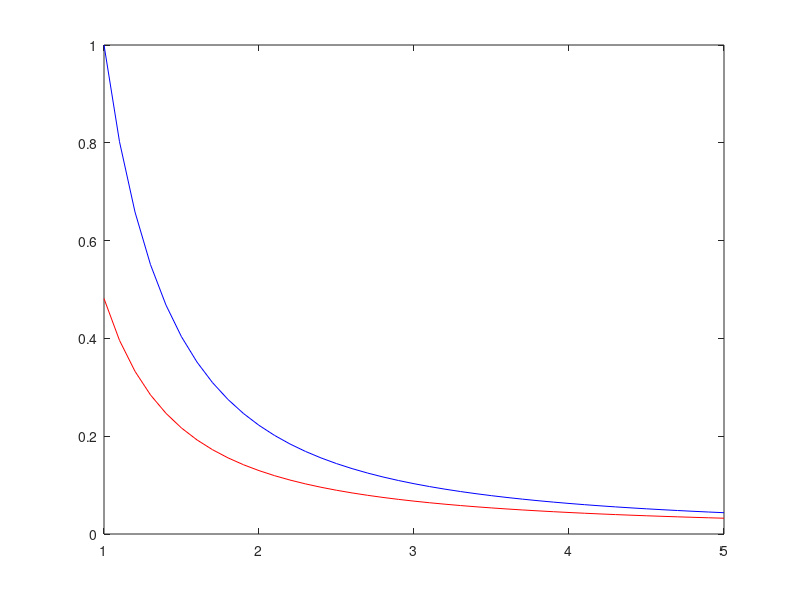

Recreate this plot in MATLAB.
%Purpose: compute the network burdern could be saved when filtering before
%the multicast
%input: r2c, (r2c should be smaller than 1)
%this unit will distribute the packets marked in the multicast entry to their destinations
%
%Author: Jiayi Sheng
%Organization: CAAD lab @ Boston University%
%Start date: Jan 14th 2015


r2c=1:0.1:5;
particle_per_cell=172;
% half shell for N3L
% home is 0,0,0
% neighbor1 node is (-1,0,0), (0,1,0), (0,0,1)
% in total is 3
% neighbor2 node is (1,0,1), (0,1,1), (0,-1,1),(-1,0,1),(-1,1,0),(-1,-1,0) 
% in total is 6
% neighbor 3 node is (-1,-1,1),(1,-1,1),(-1,1,1),(1,1,1)
% in total is 4
neighbor1=3;
neighbor2=6;
neighbor3=4;
particle_per_box=172.*(r2c.^3);

volume_before_filtering=particle_per_box*neighbor1*1+particle_per_box*neighbor2*2+particle_per_box*neighbor3*3;

ratio1=particle_per_box./r2c;
ratio2=particle_per_box./(r2c.^2);
ratio3=172;

volume_after_filtering=ratio1*neighbor1*1+ratio2*neighbor2*2+ratio3*neighbor3*3;

volume_after_filtering_after_multicast=ratio1*neighbor1*1+ratio2*neighbor2*1+ratio3*neighbor3*1;

plot(r2c,volume_after_filtering./volume_before_filtering,'b');
hold on
plot(r2c,volume_after_filtering_after_multicast./volume_before_filtering,'r');
